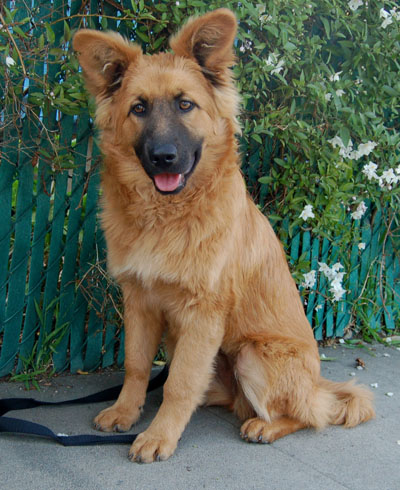
#> input picture models/PetImages/Dog/10014.jpg, 400 x 490 px
$ python cats_dogs_model.py
#> lines starting #> are read from the running program, lines starting #| are printed output that depends on the picture
import numpy as np
import matplotlib.pyplot as plt
import os
import cv2

DATADIR = "PetImages/"
CATEGORIES = ["Dog", "Cat"]

for category in CATEGORIES:
    path = os.path.join(DATADIR, category) # path to cats or dogs dir
    for img in os.listdir(path):
        img_array = cv2.imread(os.path.join(path,img), cv2.IMREAD_GRAYSCALE)
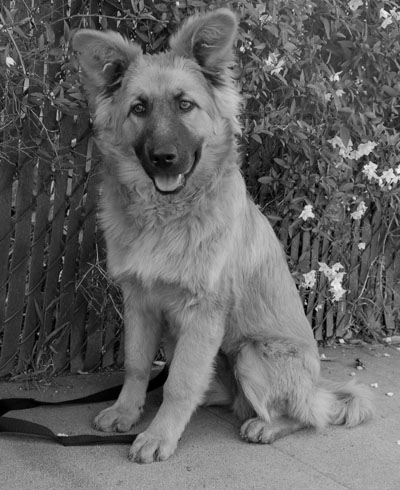
#> img_array: shape (490, 400); min 0, max 249, mean 99.3
        plt.imshow(img_array, cmap="gray")
        plt.show()
        break
    break

IMG_SIZE = 50

new_array = cv2.resize(img_array, (IMG_SIZE, IMG_SIZE))
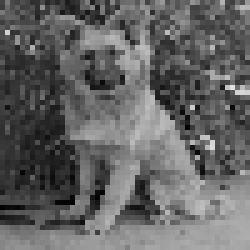
#> new_array: shape (50, 50) (shown 5 times larger); min 0, max 226, mean 99.6
plt.imshow(new_array, cmap='gray')
plt.show()

training_data = []

def create_training_data():
    for category in CATEGORIES:
        path = os.path.join(DATADIR, category) # path to cats or dogs dir
        class_num = CATEGORIES.index(category)
        for img in os.listdir(path):
            try:
                img_array = cv2.imread(os.path.join(path,img), cv2.IMREAD_GRAYSCALE)
                new_array = cv2.resize(img_array, (IMG_SIZE, IMG_SIZE))
                training_data.append([new_array, class_num])
            except Exception as e:
                pass
#> pass 2 of the loop in create_training_data, `for category in CATEGORIES:`:
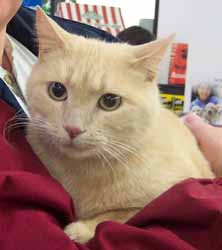
#> input picture models/PetImages/Cat/10066.jpg, 222 x 250 px
#> in create_training_data, `img_array = cv2.imread(os.path.join(path,img), cv2.IMREAD_GRAYSCALE)`:
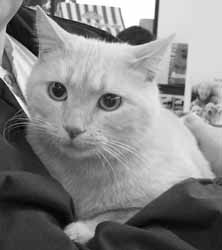
#> img_array: shape (250, 222); min 0, max 255, mean 133.7
#> in create_training_data, `new_array = cv2.resize(img_array, (IMG_SIZE, IMG_SIZE))`:
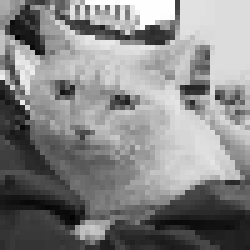
#> new_array: shape (50, 50) (shown 5 times larger); min 1, max 255, mean 133.8

create_training_data()
print(len(training_data))
#| 2

import random

random.shuffle(training_data)

for sample in training_data[:10]:
    print(sample[1])
#> this loop made 2 passes
#| 0
#| 1

X = []
y = []

for features, label in training_data:
    X.append(features)
    y.append(label)
#> this loop made 2 passes
#> label on passes 1 to 2: 0, 1
#> after the loop, X = 2 items; y = [0, 1]

X = np.array(X).reshape(-1, IMG_SIZE, IMG_SIZE, 1)

import pickle

pickle_out = open("X.pickle", "wb")
pickle.dump(X, pickle_out)
pickle_out.close()

pickle_out = open("y.pickle", "wb")
pickle.dump(y, pickle_out)
pickle_out.close()

pickle_in = open("X.pickle", "rb")
X = pickle.load(pickle_in)

X[1]
